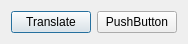
<?xml version="1.0" encoding="UTF-8"?>
<ui version="4.0">
 <class>Dialog</class>
 <widget class="QDialog" name="Dialog">
  <property name="geometry">
   <rect>
    <x>0</x>
    <y>0</y>
    <width>174</width>
    <height>42</height>
   </rect>
  </property>
  <property name="windowTitle">
   <string>Dialog</string>
  </property>
  <layout class="QHBoxLayout" name="horizontalLayout_2">
   <item>
    <widget class="QPushButton" name="pushButton">
     <property name="sizePolicy">
      <sizepolicy hsizetype="Fixed" vsizetype="Fixed">
       <horstretch>0</horstretch>
       <verstretch>0</verstretch>
      </sizepolicy>
     </property>
     <property name="text">
      <string>Translate</string>
     </property>
     <property name="checkable">
      <bool>true</bool>
     </property>
     <property name="checked">
      <bool>false</bool>
     </property>
     <property name="autoExclusive">
      <bool>true</bool>
     </property>
    </widget>
   </item>
   <item>
    <widget class="QPushButton" name="pushButton_2">
     <property name="text">
      <string>PushButton</string>
     </property>
     <property name="checkable">
      <bool>true</bool>
     </property>
     <property name="autoExclusive">
      <bool>true</bool>
     </property>
    </widget>
   </item>
  </layout>
 </widget>
 <resources/>
 <connections/>
</ui>
